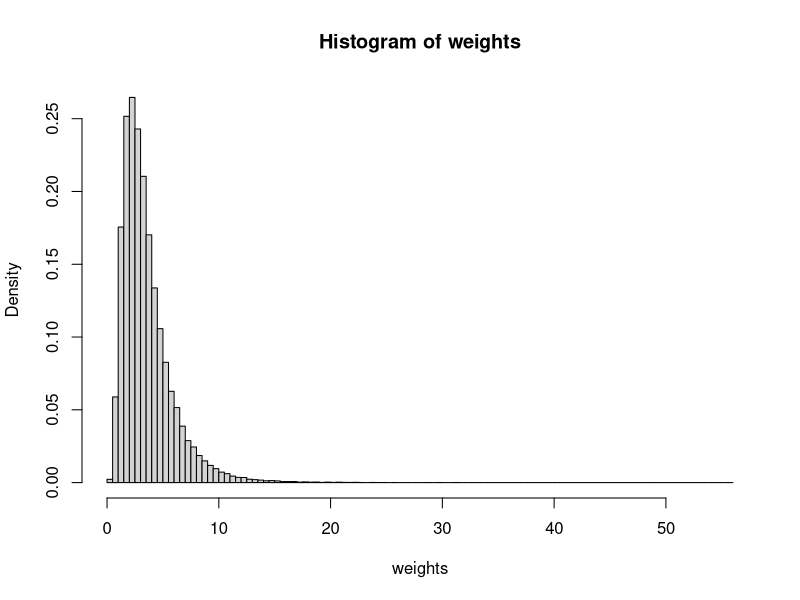
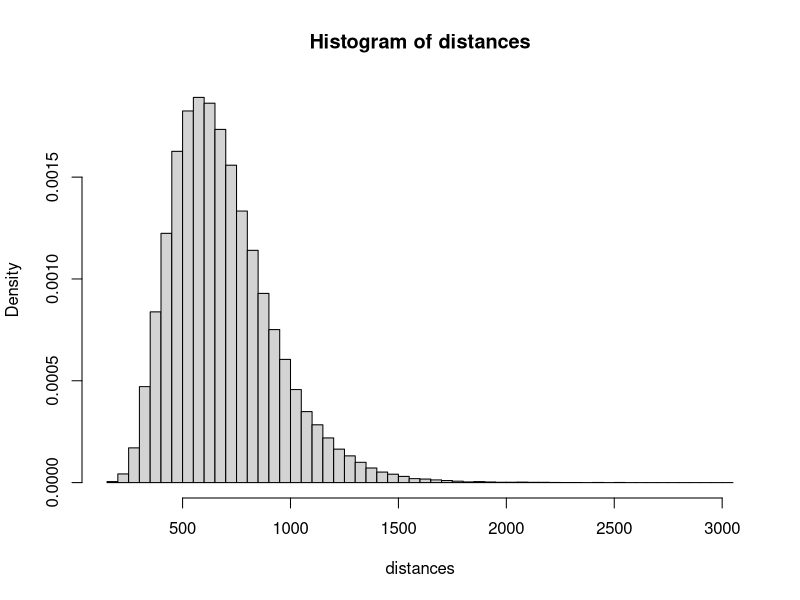

Here is the R script that generated these plots, in order: (Note: this script raises an error after producing the figures.)
#
# Source code for the creation of the benchmark.csv file
#

# Setting working directory properly 
getwd()
setwd("..")
(path <- getwd())

# Parameters of the simulation
n <- 100000
x <- matrix(c(runif(2*n)),ncol = 2,byrow = TRUE)

# Generate weights with a LogNormal distribution
mu1 <- log(3000)
sigma1 <- log(1.8)
exp(mu1+sigma1**2/2)
exp(2*mu1+4*sigma1**2/2)-exp(mu1+sigma1**2/2)**2
weights <- round(qlnorm(x[,1],mu1,sigma1)/1000,3)
hist(weights,breaks = 100,freq=FALSE)
mean(weights)
max(weights)

# Generate the errors on the weights
weightsTarifParam <- 0.7
weightsCost <- weights*weightsTarifParam
weightsError <- rnorm(n,mean(weightsCost),sd(weightsCost))
max(weightsError)
min(weightsError)
weightsFinalPrice <- weightsCost+weightsError
mean(weightsFinalPrice)
min(weightsFinalPrice)
var(weightsFinalPrice)

# Generate the distance with a LogNormal distribution
# routesCanada
# routesIATA <- cbind(paste(routesCanada$sourceAirport),paste(routesCanada$destinationAirport))
# routesDistance <- apply(routesIATA, 1, function(x) airportsDist(x[1],x[2])$value)
# max(routesDistance)
# mean(routesDistance)
mu2 <- log(650)
sigma2 <- log(1.4)
(distances <- round(qlnorm(x[,2],mu2,sigma2)))
hist(distances,breaks = 100,freq=FALSE)
mean(distances)
max(distances)

# Generate the errors on the distances
distancesTarifParam <- 0.0275
distancesCost <- distances*distancesTarifParam
distancesError <- rnorm(n,mean(distancesCost),sd(distancesCost))
distancesFinalPrice <- distancesCost+distancesError
mean(distancesFinalPrice)
var(distancesFinalPrice)
max(distancesFinalPrice)
min(distancesFinalPrice)

# Generate total price
baseCost <- 10
# taxRate <- sum(table(airportsCanada$province)*as.numeric(paste(taxRates$taxRate)))/length(airportsCanada$province)
taxRate <- 1.082408
profitMargin <- 1.15
(totalCost <- round((baseCost + weightsFinalPrice + distancesFinalPrice)*profitMargin*taxRate,2))
mean(totalCost)
var(totalCost)
max(totalCost)
min(totalCost)

# Export to csv format
(dataExport <- cbind(weights,distances,totalCost))
colnames(dataExport) <- c("Poids (Kg)","Distance (Km)","Prix (CAD $)")
write.csv(dataExport,paste(path,"/Reference/benchmark.csv",sep=''),row.names = FALSE, fileEncoding = "UTF-8")
